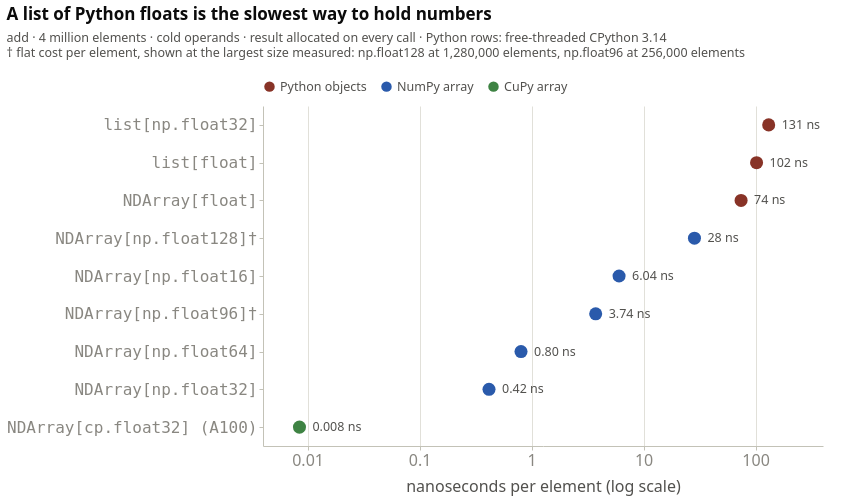

Notebook cell for this chart:
### Code cell
style.show(figures.representation_ladder(d))

### Figure 1 — Vega-Lite specification as saved in the notebook (floating-point values rounded to 4 significant figures)
{"config": {"background": "transparent", "font": "Cochineal, system-ui, -apple-system, \"Segoe UI\", sans-serif", "padding": {"left": 6, "right": 18, "top": 6, "bottom": 6}, "view": {"stroke": null, "continuousWidth": 620, "continuousHeight": 300}, "axis": {"labelFont": "Cochineal, system-ui, -apple-system, \"Segoe UI\", sans-serif", "titleFont": "Cochineal, system-ui, -apple-system, \"Segoe UI\", sans-serif", "labelColor": "#898781", "titleColor": "#52514e", "labelFontSize": 12.5, "titleFontSize": 12.5, "titleFontWeight": 500, "titlePadding": 10, "domainColor": "#c3c2b7", "domainWidth": 1, "tickColor": "#c3c2b7", "tickSize": 4, "gridColor": "#e1e0d9", "gridWidth": 1, "gridDash": []}, "legend": {"labelFont": "Cochineal, system-ui, -apple-system, \"Segoe UI\", sans-serif", "titleFont": "Cochineal, system-ui, -apple-system, \"Segoe UI\", sans-serif", "labelColor": "#52514e", "titleColor": "#52514e", "labelFontSize": 12.5, "titleFontSize": 12.5, "titleFontWeight": 500, "symbolType": "circle", "symbolSize": 110, "orient": "top", "direction": "horizontal", "offset": 10, "titlePadding": 10, "labelLimit": 360}, "title": {"font": "Cochineal, system-ui, -apple-system, \"Segoe UI\", sans-serif", "color": "#0b0b0b", "fontSize": 17, "fontWeight": 600, "subtitleFont": "Cochineal, system-ui, -apple-system, \"Segoe UI\", sans-serif", "subtitleColor": "#52514e", "subtitleFontSize": 12.5, "subtitlePadding": 8, "anchor": "start", "offset": 16, "dy": -4}, "header": {"labelFont": "Cochineal, system-ui, -apple-system, \"Segoe UI\", sans-serif", "titleFont": "Cochineal, system-ui, -apple-system, \"Segoe UI\", sans-serif", "labelColor": "#52514e", "titleColor": "#52514e", "labelFontSize": 13, "labelFontWeight": 600, "titleFontSize": 12.5}, "range": {"category": ["#2a5aab", "#883327", "#3e8343", "#349ab6"], "heatmap": ["#cfdff9", "#a4bfeb", "#759cdc", "#4c7bc8", "#2a5aab", "#1f4584", "#17315d"], "ramp": ["#cfdff9", "#a4bfeb", "#759cdc", "#4c7bc8", "#2a5aab", "#1f4584", "#17315d"]}, "bar": {"cornerRadiusEnd": 4, "discreteBandSize": 16}, "point": {"size": 100, "filled": true, "stroke": "transparent", "strokeWidth": 2, "opacity": 1}, "line": {"strokeWidth": 2, "strokeCap": "round", "strokeJoin": "round"}, "rule": {"strokeWidth": 1}, "text": {"font": "Cochineal, system-ui, -apple-system, \"Segoe UI\", sans-serif", "fontSize": 12, "color": "#52514e"}}, "layer": [{"mark": {"type": "point", "size": 170}, "encoding": {"color": {"field": "kind", "legend": {"title": null}, "scale": {"domain": ["Python objects", "NumPy array", "CuPy array"], "range": ["#883327", "#2a5aab", "#3e8343"]}, "sort": ["Python objects", "NumPy array", "CuPy array"], "type": "nominal"}, "tooltip": [{"field": "representation", "type": "nominal"}, {"field": "ns_elem", "format": ".3f", "title": "ns / element", "type": "quantitative"}, {"field": "vs_f64", "format": ",.1f", "title": "× float64 array", "type": "quantitative"}, {"field": "n_elem", "format": ",", "title": "elements", "type": "quantitative"}], "x": {"axis": {"format": "~g", "labelFontSize": 16, "titleFontSize": 16, "values": [0.01, 0.1, 1, 10, 100]}, "field": "ns_elem", "scale": {"domain": [0.004, 400], "nice": false, "type": "log"}, "title": "nanoseconds per element (log scale)", "type": "quantitative"}, "y": {"axis": {"labelFont": "monospace", "labelFontSize": 16, "labelLimit": 260}, "field": "representation", "sort": ["list[np.float32]", "list[float]", "NDArray[float]", "NDArray[np.float128]†", "NDArray[np.float16]", "NDArray[np.float96]†", "NDArray[np.float64]", "NDArray[np.float32]", "NDArray[cp.float32] (A100)"], "title": null, "type": "nominal"}}, "name": "view_5759913092f3540d_0"}, {"mark": {"type": "text", "align": "left", "dx": 13, "fontSize": 12.5}, "encoding": {"text": {"field": "label", "type": "nominal"}, "x": {"axis": {"format": "~g", "labelFontSize": 16, "titleFontSize": 16, "values": [0.01, 0.1, 1, 10, 100]}, "field": "ns_elem", "scale": {"domain": [0.004, 400], "nice": false, "type": "log"}, "title": "nanoseconds per element (log scale)", "type": "quantitative"}, "y": {"axis": {"labelFont": "monospace", "labelFontSize": 16, "labelLimit": 260}, "field": "representation", "sort": ["list[np.float32]", "list[float]", "NDArray[float]", "NDArray[np.float128]†", "NDArray[np.float16]", "NDArray[np.float96]†", "NDArray[np.float64]", "NDArray[np.float32]", "NDArray[cp.float32] (A100)"], "title": null, "type": "nominal"}}}], "data": {"name": "data-717d36da8afae4c3cd548dee8ae236f2"}, "height": 340, "params": [{"name": "param_1e9efca18e7a2868", "select": {"type": "interval", "encodings": ["x", "y"]}, "bind": "scales", "views": ["view_5759913092f3540d_0"]}], "title": {"text": "A list of Python floats is the slowest way to hold numbers", "subtitle": ["add · 4 million elements · cold operands · result allocated on every call · Python rows: free-threaded CPython 3.14", "† flat cost per element, shown at the largest size measured: np.float128 at 1,280,000 elements, np.float96 at 256,000 elements"]}, "width": 560, "$schema": "https://vega.github.io/schema/vega-lite/v6.4.1.json", "datasets": {"data-717d36da8afae4c3cd548dee8ae236f2": [{"representation": "list[np.float32]", "kind": "Python objects", "ns_elem": 131.0, "n_elem": 4000000, "vs_f64": 162.7, "label": "131 ns"}, {"representation": "list[float]", "kind": "Python objects", "ns_elem": 102.1, "n_elem": 4000000, "vs_f64": 126.8, "label": "102 ns"}, {"representation": "NDArray[float]", "kind": "Python objects", "ns_elem": 74.24, "n_elem": 4000000, "vs_f64": 92.24, "label": "74 ns"}, {"representation": "NDArray[np.float128]†", "kind": "NumPy array", "ns_elem": 28.48, "n_elem": 1280000, "vs_f64": 35.38, "label": "28 ns"}, {"representation": "NDArray[np.float16]", "kind": "NumPy array", "ns_elem": 6.044, "n_elem": 4000000, "vs_f64": 7.509, "label": "6.04 ns"}, {"representation": "NDArray[np.float96]†", "kind": "NumPy array", "ns_elem": 3.737, "n_elem": 256000, "vs_f64": 4.643, "label": "3.74 ns"}, {"representation": "NDArray[np.float64]", "kind": "NumPy array", "ns_elem": 0.8048, "n_elem": 4000000, "vs_f64": 1.0, "label": "0.80 ns"}, {"representation": "NDArray[np.float32]", "kind": "NumPy array", "ns_elem": 0.4169, "n_elem": 4000000, "vs_f64": 0.518, "label": "0.42 ns"}, {"representation": "NDArray[cp.float32] (A100)", "kind": "CuPy array", "ns_elem": 0.008466, "n_elem": 4000000, "vs_f64": 0.01052, "label": "0.008 ns"}]}}
